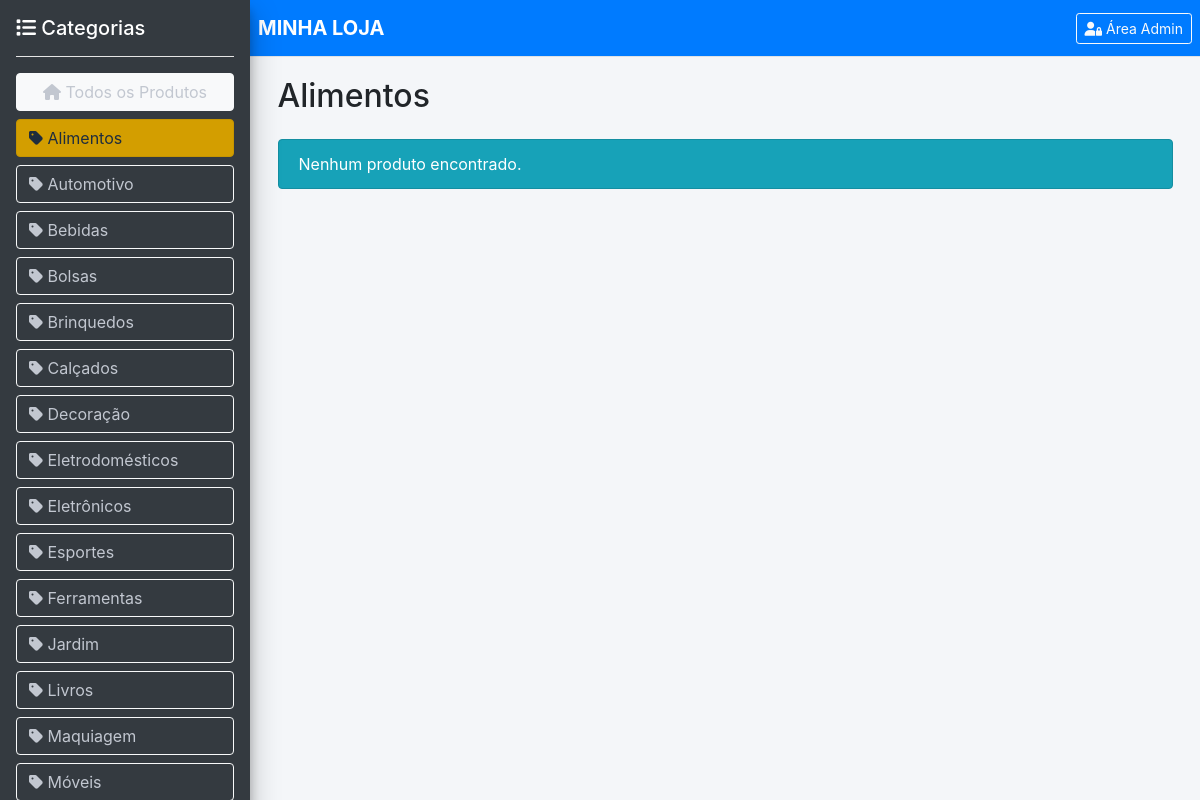
/loja/index.php?cat=21, run on the app's committed database.
### tables this page shows
CREATE TABLE tb_categorias (
    id_categoria INT AUTO_INCREMENT PRIMARY KEY,
    nome_categoria VARCHAR(100) NOT NULL UNIQUE,
    descricao_categoria TEXT,
    id_user INT NOT NULL,
    data_cadastro DATETIME DEFAULT CURRENT_TIMESTAMP
);

### loja/index.php (the view, shortened to what this page needs)
<?php include('../config/conexao.php'); ?>
<!DOCTYPE html>
<html lang="pt-br">
<head>
  <link rel="stylesheet" href="../adminlte/dist/css/adminlte.min.css">
  <link rel="stylesheet" href="https://cdnjs.cloudflare.com/ajax/libs/font-awesome/6.5.0/css/all.min.css">
</head>
<body class="hold-transition sidebar-mini">
<div class="wrapper">
  <nav class="main-header navbar navbar-expand navbar-dark navbar-primary">
    <div class="container-fluid">
      <a href="index.php" class="navbar-brand"><strong>MINHA LOJA</strong></a>
      <ul class="navbar-nav ml-auto">
        <li class="nav-item">
          <a href="../paginas/home.php" class="btn btn-outline-light btn-sm">
            <i class="fas fa-user-lock"></i> Área Admin
          </a>
        </li>
      </ul>
    </div>
  </nav>
  <aside class="main-sidebar sidebar-dark-primary elevation-4" style="position:fixed;">
    <div class="sidebar p-3">
      <h5 class="text-white"><i class="fas fa-list"></i> Categorias</h5>
      <hr class="bg-white">
      <a href="index.php" class="btn btn-light btn-block mb-2 <?php echo !isset($_GET['cat']) ? 'active' : ''; ?>">
        <i class="fas fa-home"></i> Todos os Produtos
      </a>
      <?php
      $cats = $conect->query("SELECT * FROM tb_categorias ORDER BY nome_categoria");
      while($c = $cats->fetch(PDO::FETCH_OBJ)){
        $ativo = (isset($_GET['cat']) && $_GET['cat']==$c->id_categoria) ? 'active bg-warning' : '';
        echo "<a href='?cat={$c->id_categoria}' class='btn btn-outline-light btn-block text-left mb-1 $ativo'>
                <i class='fas fa-tag'></i> {$c->nome_categoria}
              </a>";
      }
      ?>
    </div>
  </aside>
  <div class="content-wrapper" style="margin-left:250px; padding:20px;">
    <div class="container-fluid">
      <h2 class="mb-4">
        <?php
        if(isset($_GET['cat'])){
          $id = (int)$_GET['cat'];
          $nome = $conect->prepare("SELECT nome_categoria FROM tb_categorias WHERE id_categoria = ?");
          $nome->execute([$id]);
          echo $nome->fetchColumn() ?: "Produtos";
        } else {
          echo "Todos os Produtos";
        }
        ?>
      </h2>
      <div class="row">
        <?php
        $sql = "SELECT p.*, COALESCE(v.estoque_atual,0) as estoque
                FROM tb_produtos p
                LEFT JOIN vw_estoque_atual v ON p.id_produto = v.id_produto
                WHERE p.status = 'ativo'";
        if(isset($_GET['cat'])) $sql .= " AND p.id_categoria = ".(int)$_GET['cat'];
        $sql .= " ORDER BY p.nome_produto";
        $produtos = $conect->query($sql);
        if($produtos->rowCount() == 0){
          echo '<div class="col-12"><div class="alert alert-info">Nenhum produto encontrado.</div></div>';
        }
        ?>
      </div>
    </div>
  </div>
</div>
</body>
</html>

### loja/index.php (style rules this page uses)
body { background:#f4f6f9; }

### data on the page
tb_categorias: nome_categoria "Alimentos"
tb_categorias: nome_categoria "Automotivo"
tb_categorias: nome_categoria "Bebidas"
tb_categorias: nome_categoria "Bolsas"
tb_categorias: nome_categoria "Brinquedos"
tb_categorias: nome_categoria "Calçados"
tb_categorias: nome_categoria "Decoração"
tb_categorias: nome_categoria "Eletrodomésticos"
tb_categorias: nome_categoria "Eletrônicos"
tb_categorias: nome_categoria "Esportes"
tb_categorias: nome_categoria "Ferramentas"
tb_categorias: nome_categoria "Jardim"
tb_categorias: nome_categoria "Livros"
tb_categorias: nome_categoria "Maquiagem"
tb_categorias: nome_categoria "Móveis"
